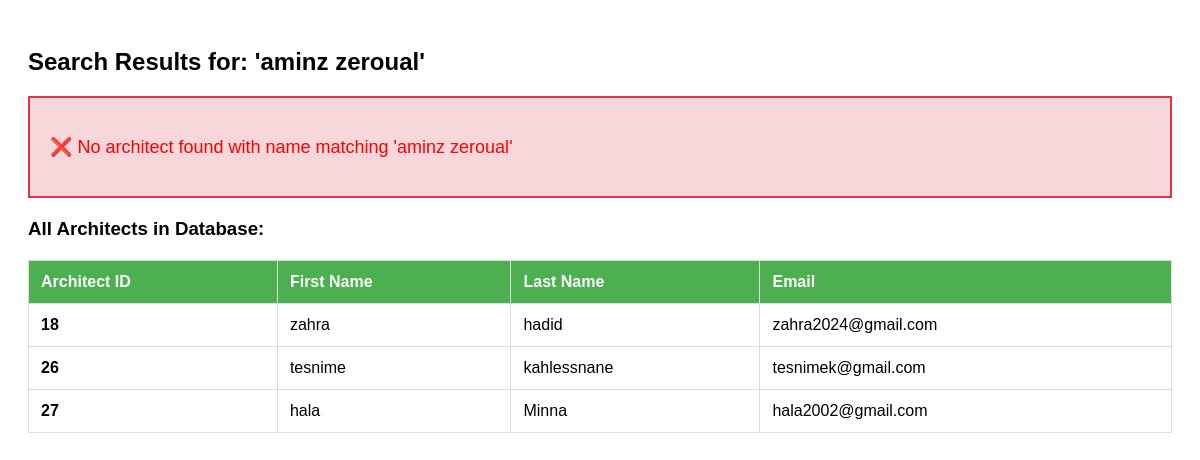
Before: /check-architect.php with the older database file.
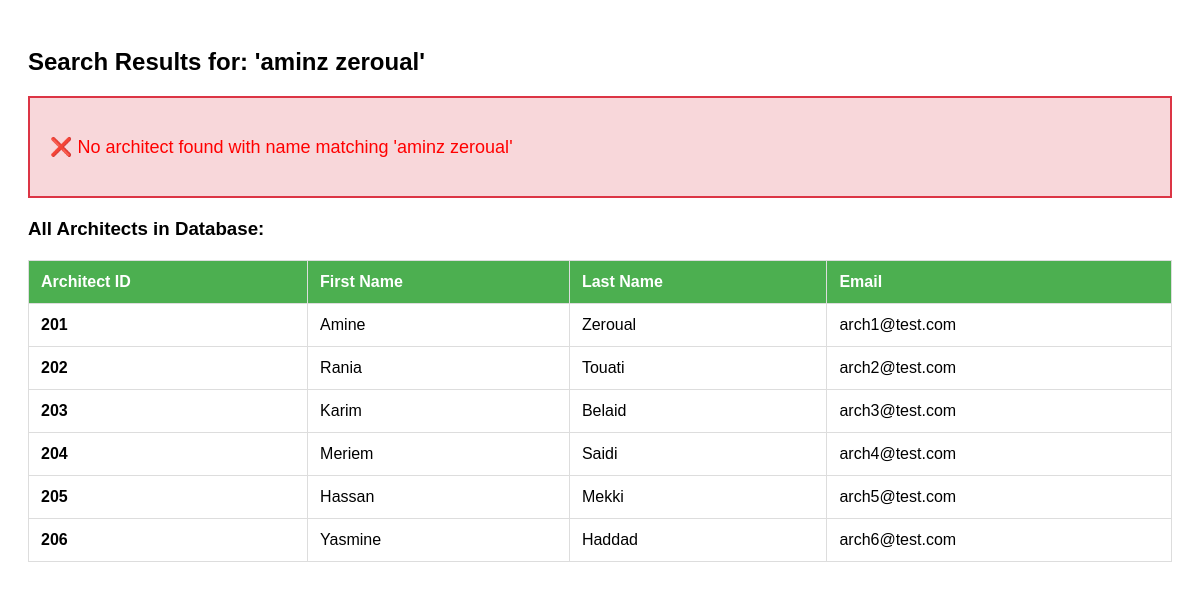
After: the same page with the newer database file.
### tables this page shows
CREATE TABLE `architects` (
  `id` int(10) UNSIGNED NOT NULL,
  `first_name` varchar(100) NOT NULL,
  `last_name` varchar(100) NOT NULL,
  `date_of_birth` date DEFAULT NULL,
  `gender` enum('male','female') DEFAULT NULL,
  `city` varchar(100) DEFAULT NULL,
  `address` text DEFAULT NULL,
  `bio` text DEFAULT NULL,
  `years_of_experience` int(11) DEFAULT NULL,
  `portfolio_url` varchar(255) DEFAULT NULL,
  `linkedin_url` varchar(255) DEFAULT NULL,
  `primary_expertise` varchar(255) DEFAULT NULL,
  `statement` enum('graduate architect','intern') DEFAULT NULL,
  `software_proficiency` varchar(255) DEFAULT NULL,
  `projects_worked_on` set('residential','commercial','institutional','urban','cultural') DEFAULT NULL
);

CREATE TABLE `users` (
  `id` int(10) UNSIGNED NOT NULL,
  `email` varchar(255) NOT NULL,
  `password_hash` varchar(255) NOT NULL,
  `user_type` enum('client','architect','agency') NOT NULL,
  `phone_number` varchar(20) DEFAULT NULL,
  `profile_image` varchar(255) DEFAULT NULL,
  `is_active` tinyint(1) DEFAULT 1,
  `created_at` timestamp NOT NULL DEFAULT current_timestamp(),
  `updated_at` timestamp NOT NULL DEFAULT current_timestamp() ON UPDATE current_timestamp(),
  `last_login` timestamp NULL DEFAULT NULL
);

### check-architect.php (the view, shortened to what this page needs)
<?php
try {
    $db = getDB();
    $searchName = 'aminz zeroual';
    $nameParts = explode(' ', $searchName);
    $query = "SELECT
                a.id as architect_id,
                a.first_name,
                a.last_name,
                a.city,
                a.address,
                a.bio,
                a.years_of_experience,
                a.primary_expertise,
                u.email,
                u.phone_number,
                u.profile_image,
                u.id as user_id
              FROM architects a
              INNER JOIN users u ON a.id = u.id
              WHERE (LOWER(a.first_name) LIKE LOWER(:first) AND LOWER(a.last_name) LIKE LOWER(:last))
                 OR (LOWER(CONCAT(a.first_name, ' ', a.last_name)) LIKE LOWER(:full))
              LIMIT 10";
    $stmt = $db->prepare($query);
    $first = isset($nameParts[0]) ? '%' . $nameParts[0] . '%' : '%';
    $last = isset($nameParts[1]) ? '%' . $nameParts[1] . '%' : '%';
    $full = '%' . $searchName . '%';
    $stmt->execute([
        ':first' => $first,
        ':last' => $last,
        ':full' => $full
    ]);
    $architects = $stmt->fetchAll(PDO::FETCH_ASSOC);
    echo "<!DOCTYPE html><html><head><title>Architect Search</title><style>body{font-family:Arial;padding:20px;}table{border-collapse:collapse;width:100%;margin:20px 0;}th,td{border:1px solid #ddd;padding:12px;text-align:left;}th{background-color:#4CAF50;color:white;}.found{background:#d4edda;padding:20px;margin:20px 0;border:2px solid #28a745;}.notfound{background:#f8d7da;padding:20px;margin:20px 0;border:2px solid #dc3545;}</style></head><body>";
    echo "<h2>Search Results for: '$searchName'</h2>";
    if (empty($architects)) {
        echo "<div class='notfound'><p style='color: red; font-size:18px;'>❌ No architect found with name matching '$searchName'</p></div>";
        echo "<h3>All Architects in Database:</h3>";
        $allQuery = "SELECT a.id, a.first_name, a.last_name, u.email
                     FROM architects a
                     INNER JOIN users u ON a.id = u.id
                     ORDER BY a.id
                     LIMIT 50";
        $allStmt = $db->prepare($allQuery);
        $allStmt->execute();
        $allArchitects = $allStmt->fetchAll(PDO::FETCH_ASSOC);
        echo "<table>";
        echo "<tr><th>Architect ID</th><th>First Name</th><th>Last Name</th><th>Email</th></tr>";
        foreach ($allArchitects as $arch) {
            echo "<tr>";
            echo "<td><strong>" . htmlspecialchars($arch['id']) . "</strong></td>";
            echo "<td>" . htmlspecialchars($arch['first_name'] ?? '') . "</td>";
            echo "<td>" . htmlspecialchars($arch['last_name'] ?? '') . "</td>";
            echo "<td>" . htmlspecialchars($arch['email'] ?? '') . "</td>";
            echo "</tr>";
        }
        echo "</table>";
    }
    echo "</body></html>";
} catch (Exception $e) {
    echo "<!DOCTYPE html><html><head><title>Error</title></head><body>";
    echo "<div class='notfound'>";
    echo "<h2>❌ Error</h2>";
    echo "<p style='color: red;'>" . htmlspecialchars($e->getMessage()) . "</p>";
    echo "<p>Error Code: " . $e->getCode() . "</p>";
    echo "<p>File: " . htmlspecialchars($e->getFile()) . "</p>";
    echo "<p>Line: " . $e->getLine() . "</p>";
    if (strpos($e->getMessage(), '2002') !== false) {
        echo "<p style='color: orange;'>⚠️ MySQL server is not running! Please start MySQL in XAMPP.</p>";
    }
    echo "</div></body></html>";
}
?>

Changed rows visible on the page:
removed architects: id "18", first_name "zahra", last_name "hadid", id.email "zahra2024@gmail.com"
removed architects: id "26", first_name "tesnime", last_name "kahlessnane", id.email "tesnimek@gmail.com"
removed architects: id "27", first_name "hala", last_name "Minna", id.email "hala2002@gmail.com"
added architects: id "201", first_name "Amine", last_name "Zeroual", id.email "arch1@test.com"
added architects: id "202", first_name "Rania", last_name "Touati", id.email "arch2@test.com"
added architects: id "203", first_name "Karim", last_name "Belaid", id.email "arch3@test.com"
added architects: id "204", first_name "Meriem", last_name "Saidi", id.email "arch4@test.com"
added architects: id "205", first_name "Hassan", last_name "Mekki", id.email "arch5@test.com"
added architects: id "206", first_name "Yasmine", last_name "Haddad", id.email "arch6@test.com"
